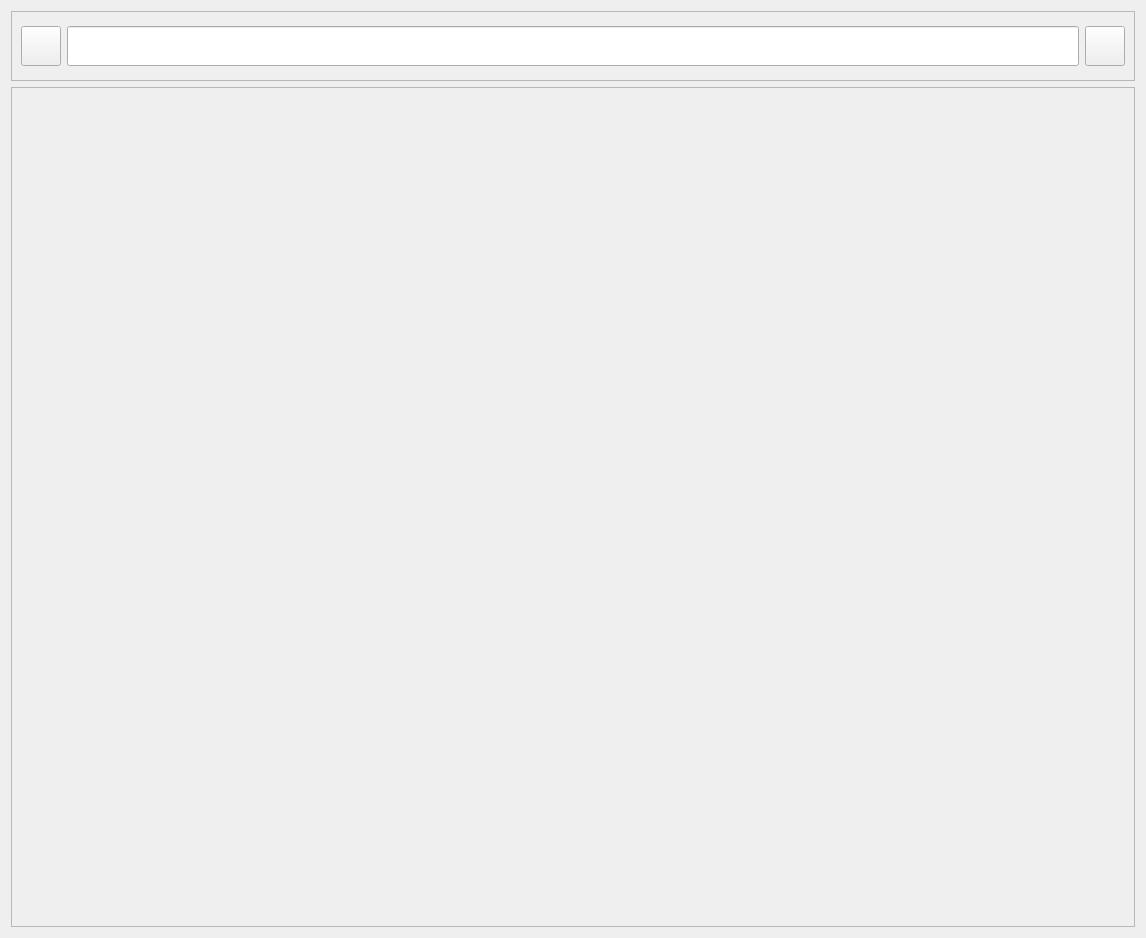
<?xml version="1.0" encoding="UTF-8"?>
<ui version="4.0">
 <class>MsgList</class>
 <widget class="QWidget" name="MsgList">
  <property name="geometry">
   <rect>
    <x>0</x>
    <y>0</y>
    <width>1146</width>
    <height>938</height>
   </rect>
  </property>
  <property name="windowTitle">
   <string>Form</string>
  </property>
  <layout class="QVBoxLayout" name="verticalLayout">
   <item>
    <widget class="QFrame" name="top_wid">
     <property name="sizePolicy">
      <sizepolicy hsizetype="Preferred" vsizetype="Fixed">
       <horstretch>0</horstretch>
       <verstretch>0</verstretch>
      </sizepolicy>
     </property>
     <property name="minimumSize">
      <size>
       <width>0</width>
       <height>70</height>
      </size>
     </property>
     <property name="frameShape">
      <enum>QFrame::StyledPanel</enum>
     </property>
     <property name="frameShadow">
      <enum>QFrame::Raised</enum>
     </property>
     <layout class="QHBoxLayout" name="horizontalLayout">
      <item>
       <widget class="QToolButton" name="toolButton">
        <property name="sizePolicy">
         <sizepolicy hsizetype="Fixed" vsizetype="Fixed">
          <horstretch>0</horstretch>
          <verstretch>0</verstretch>
         </sizepolicy>
        </property>
        <property name="minimumSize">
         <size>
          <width>40</width>
          <height>40</height>
         </size>
        </property>
        <property name="text">
         <string/>
        </property>
       </widget>
      </item>
      <item>
       <widget class="QLineEdit" name="lineEdit">
        <property name="sizePolicy">
         <sizepolicy hsizetype="Expanding" vsizetype="Fixed">
          <horstretch>0</horstretch>
          <verstretch>0</verstretch>
         </sizepolicy>
        </property>
        <property name="minimumSize">
         <size>
          <width>0</width>
          <height>40</height>
         </size>
        </property>
       </widget>
      </item>
      <item>
       <widget class="QPushButton" name="pushButton">
        <property name="sizePolicy">
         <sizepolicy hsizetype="Fixed" vsizetype="Fixed">
          <horstretch>0</horstretch>
          <verstretch>0</verstretch>
         </sizepolicy>
        </property>
        <property name="minimumSize">
         <size>
          <width>40</width>
          <height>40</height>
         </size>
        </property>
        <property name="text">
         <string/>
        </property>
       </widget>
      </item>
     </layout>
    </widget>
   </item>
   <item>
    <widget class="QScrollArea" name="scrollArea">
     <property name="widgetResizable">
      <bool>true</bool>
     </property>
     <widget class="QWidget" name="scrollAreaWidgetContents">
      <property name="geometry">
       <rect>
        <x>0</x>
        <y>0</y>
        <width>1126</width>
        <height>842</height>
       </rect>
      </property>
     </widget>
    </widget>
   </item>
  </layout>
 </widget>
 <resources/>
 <connections/>
</ui>
